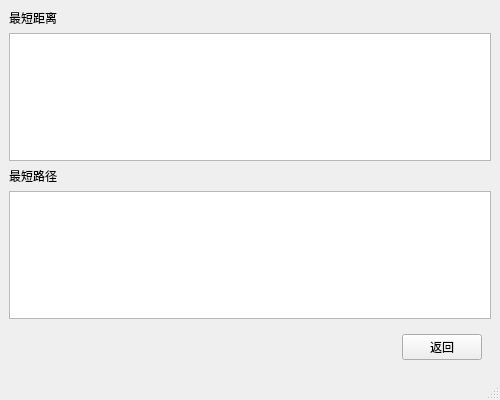
<?xml version="1.0" encoding="UTF-8"?>
<ui version="4.0">
 <class>FloydWindow</class>
 <widget class="QMainWindow" name="FloydWindow">
  <property name="geometry">
   <rect>
    <x>0</x>
    <y>0</y>
    <width>500</width>
    <height>400</height>
   </rect>
  </property>
  <property name="windowTitle">
   <string>MainWindow</string>
  </property>
  <widget class="QWidget" name="centralwidget">
   <layout class="QVBoxLayout" name="verticalLayout">
    <item>
     <widget class="QLabel" name="label">
      <property name="text">
       <string>最短距离</string>
      </property>
     </widget>
    </item>
    <item>
     <widget class="QTableWidget" name="tableWidget">
      <property name="frameShadow">
       <enum>QFrame::Sunken</enum>
      </property>
     </widget>
    </item>
    <item>
     <widget class="QLabel" name="label_2">
      <property name="text">
       <string>最短路径</string>
      </property>
     </widget>
    </item>
    <item>
     <widget class="QTableWidget" name="pathWidget"/>
    </item>
    <item>
     <widget class="QWidget" name="widget_6" native="true">
      <layout class="QHBoxLayout" name="horizontalLayout_6">
       <item>
        <spacer name="horizontalSpacer">
         <property name="orientation">
          <enum>Qt::Horizontal</enum>
         </property>
         <property name="sizeHint" stdset="0">
          <size>
           <width>423</width>
           <height>20</height>
          </size>
         </property>
        </spacer>
       </item>
       <item>
        <widget class="QPushButton" name="backBtn">
         <property name="text">
          <string>返回</string>
         </property>
        </widget>
       </item>
      </layout>
     </widget>
    </item>
   </layout>
  </widget>
  <widget class="QStatusBar" name="statusbar"/>
 </widget>
 <resources/>
 <connections/>
</ui>
